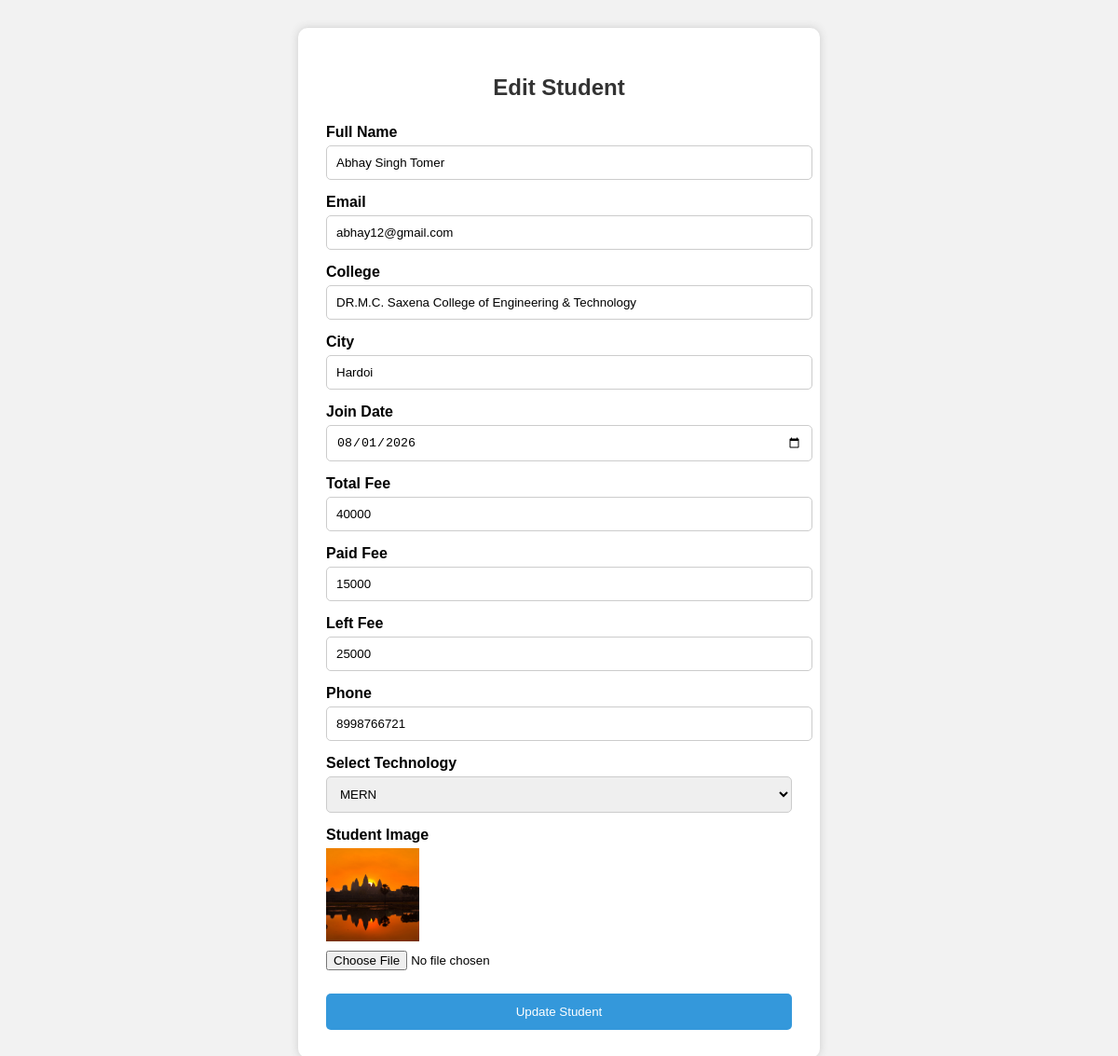
Page /edit_stu/9 (signed in) on the committed database.
### student/models.py (models this page shows)
class student(models.Model):
    name = models.CharField(max_length=20, null=True)
    email = models.CharField(max_length=30, null=True)
    username = models.CharField(max_length=12, unique=True, null=True)
    password = models.CharField(max_length=30, unique=True, null=True)
    college = models.CharField(max_length=50, null=True)
    city_name = models.CharField(max_length=20, null=True)
    Joining_Date = models.DateField(null=True)
    Total_fee = AnyValue(null=True)
    Paid_fee = AnyValue(null=True)
    left_fee = AnyValue(null=True)
    phone = AnyValue(max=10, null=True)
    Technology = models.CharField(max_length=20, null=True)
    image = models.ImageField(upload_to='student_images/',null=True,blank=True)

### student/views.py (the view, shortened to what this page needs)
# urls.py: path('edit_stu/<int:id>',edit_student,name='edit_student'),
@login_required(login_url='login')
def edit_student(request,id):
    obj=student.objects.get(id=id)
    return render(request,"edit_student.html",{'obj':obj})

### student/models.py (called while the page is built)
    def get_internal_type(self):
        return "TextField"

    def from_db_value(self, value, expression, connection):
        return self.to_python(value)

    def to_python(self, value):
        if value is None or value == "":
            return None
        if isinstance(value, (dict, list, tuple, set, int, float, bool, type(None))):
            return value
        if isinstance(value, bytes):
            value = value.decode("utf-8")
        if isinstance(value, str):
            try:
                return json.loads(value)
            except (TypeError, ValueError):
                return value
        return value

### student/templates/edit_student.html (shortened to what this page needs)
<!DOCTYPE html>
<html>
<head>
</head>
<body>
    <div class="form-box">
        <h2>Edit Student</h2>
        <form method="post" enctype="multipart/form-data">
            <div class="form-group">
                <label>Full Name</label>
                <input type="text" name="name" class="input" value="{{obj.name}}">
            </div>
            <div class="form-group">
                <label>Email</label>
                <input type="email" name="email" class="input" value="{{obj.email}}">
            </div>
            <div class="form-group">
                <label>College</label>
                <input type="text" name="college" class="input" value="{{obj.college}}">
            </div>
            <div class="form-group">
                <label>City</label>
                <input type="text" name="city" class="input" value="{{obj.city_name}}">
            </div>
            <div class="form-group">
                <label>Join Date</label>
                <input type="date" name="jdate" class="input" value="{{obj.Joining_Date|date:'Y-m-d'}}">
            </div>
            <div class="form-group">
                <label>Total Fee</label>
                <input type="number" name="tfee" class="input" value="{{obj.Total_fee}}">
            </div>
            <div class="form-group">
                <label>Paid Fee</label>
                <input type="number" name="pfee" class="input" value="{{obj.Paid_fee}}">
            </div>
            <div class="form-group">
                <label>Left Fee</label>
                <input type="text" name="lfee" class="input" value="{{obj.left_fee}}">
            </div>
            <div class="form-group">
                <label>Phone</label>
                <input type="text" name="phone" class="input" value="{{obj.phone}}">
            </div>
            <div class="form-group">
                <label>Select Technology</label>
                <select name="technology">
                    <option value="Mern" {% if obj.Technology == "Mern" %}selected{% endif %}>
                        MERN
                    </option>
                </select>
            </div>
            <div class="form-group">
                <label>Student Image</label>
                {% if obj.image %}
                <img src="{{ obj.image.url }}" width="100" height="100"
                    style="object-fit: cover; display:block; margin-bottom:10px;">
                {% endif %}
                <input type="file" name="image">
            </div>
            <input type="submit" value="Update Student" class="btn-update">
    </div>
</body>
</html>

### student/templates/edit_student.html (style rules this page uses)
body { background-color: #f2f2f2; font-family: Arial; }
.form-box { width: 500px; margin: 30px auto; background-color: white; padding: 30px; border-radius: 10px; box-shadow: 0 0 10px #ccc; }
h2 { text-align: center; color: #333; margin-bottom: 25px; }
.form-group { margin-bottom: 15px; }
label { display: block; margin-bottom: 5px; font-weight: bold; }
.input, select { width: 100%; padding: 10px; border: 1px solid #ccc; border-radius: 5px; }
.btn-update { width: 100%; padding: 12px; background-color: #3498db; color: white; border: none; border-radius: 5px; cursor: pointer; margin-top: 10px; }

### rows in the picture
student: name "Abhay Singh Tomer", email "abhay12@gmail.com", college "DR.M.C. Saxena College of Engineering & Technology", city "Hardoi", jdate "08/01/2026", tfee "40000", pfee "15000", lfee "25000", phone "8998766721", technology "MERN", image (picture)
